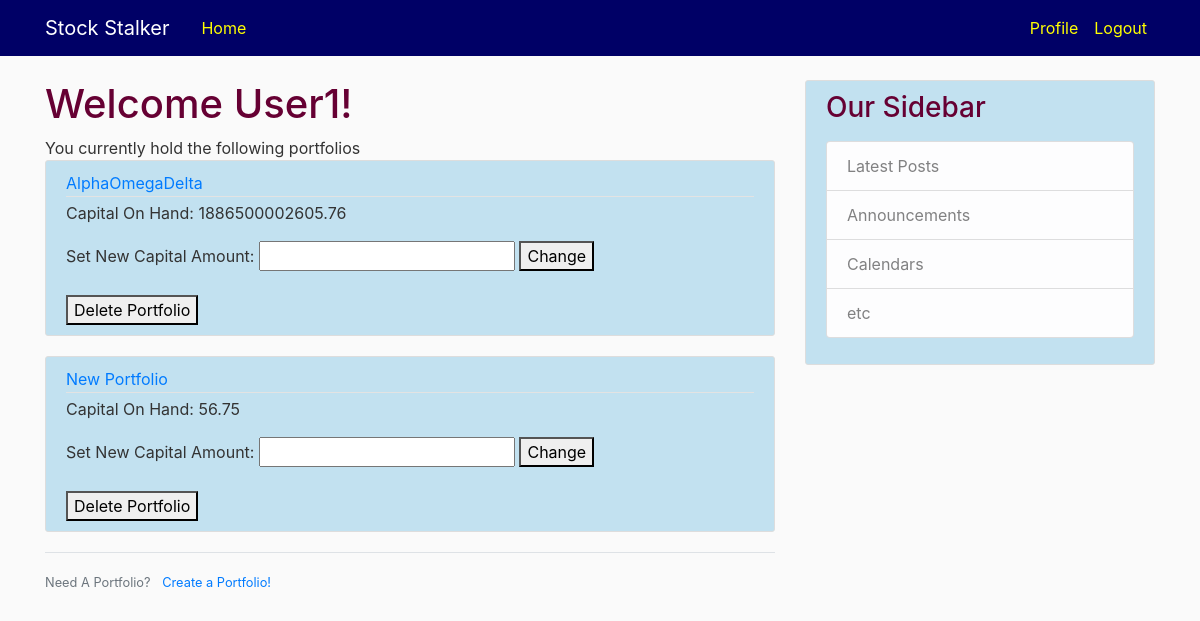
The app's page /profile (signed in), older data.
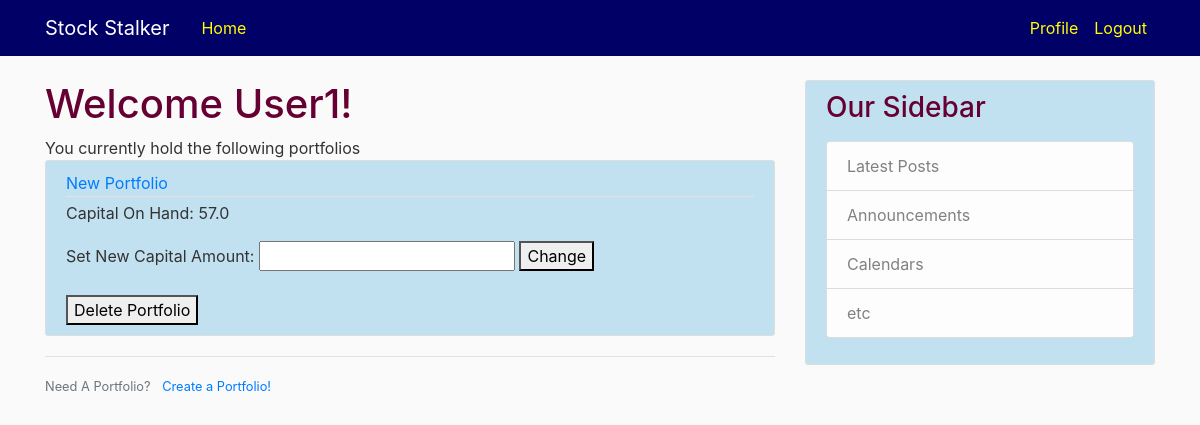
The same page, newer data.
### website/models.py (models this page shows, shortened)
class User(db.Model, UserMixin):
    id = db.Column(db.Integer, primary_key=True)
    username = db.Column(db.String, unique=True, nullable=False)
    image_file = db.Column(db.String(20), nullable=False, default='default.jpg')
    password = db.Column(db.String, nullable=False)
    security_question = db.Column(db.String, nullable = False)
    security_answer = db.Column(db.String, nullable = False)
    portfolios = db.relationship('PortfolioShell', backref='holder', lazy=True)

class PortfolioShell(db.Model):
	id = db.Column(db.Integer, primary_key=True)
	name = db.Column(db.String, unique=True, nullable = False)
	capital = db.Column(db.Float, default = 1.0)
	stocks = db.relationship('StockShell', backref='portfolio', lazy=True)
	user_id = db.Column(db.Integer, db.ForeignKey('user.id'),nullable=False)

### website/routes.py (the view)
@app.route("/profile")
@login_required
def profile():
	portfolios = PortfolioShell.query.filter_by(holder = current_user)
	return render_template('profile.html', title='Profile', portfolios = portfolios)

### website/models.py (called while the page is built)
@login_manager.user_loader
def load_user(user_id):
	return User.query.get(int(user_id))

### website/templates/profile.html (shortened to what this page needs)
{% extends "layout.html" %}
{% block content %}
    <h1> Welcome {{ current_user.username }}!</h1>
    You currently hold the following portfolios
    {% for portfolio in portfolios %}
        <article class="media content-section">
          <div class="media-body">
            <div class="article-metadata">
              <a class="mr-2" href="{{ url_for('portfolio', portfolio_id =portfolio.id) }}">{{ portfolio.name }}</a>
            </div>
            <p class="article-content">Capital On Hand: {{ portfolio.capital }}</p>
            Set New Capital Amount: <input type="number", id="capital({{ portfolio.id }})", data-path="{{ url_for('edit_portfolio', portfolio_id=portfolio.id, command='change_capital')}}", onchange="url_mutation('{{ portfolio.id }}');">
            <a href="{{ url_for('edit_portfolio', portfolio_id=portfolio.id, command='change_capital', capital=portfolio.capital) }}", id= "change({{ portfolio.id }})">
                <button>Change</button>
            </a>
            <br>
            <br>
            <a href="{{ url_for('edit_portfolio', portfolio_id=portfolio.id, command='delete') }}">
                <button>Delete Portfolio</button>
            </a>
          </div>
        </article>
    {% endfor %}
    <div class="border-top pt-3">
        <small class="text-muted">
            Need A Portfolio? <a class="ml-2" href="{{ url_for('create_portfolio') }}"> Create a Portfolio! </a>
        </small>
    </div>
{% endblock content %}

### website/templates/layout.html (shortened to what this page needs)
<!DOCTYPE html>
<html>
<head>
    <link rel="stylesheet" href="https://maxcdn.bootstrapcdn.com/bootstrap/4.0.0/css/bootstrap.min.css">
    <link rel="stylesheet" type="text/css" href="{{ url_for('static', filename='style.css') }}">
</head>
<body>
    <header class="site-header">
      <nav class="navbar navbar-expand-md navbar-dark bg-steel fixed-top">
        <div class="container">
          <a class="navbar-brand mr-4" href="/">Stock Stalker</a>
          <div class="collapse navbar-collapse" id="navbarToggle">
            <div class="navbar-nav mr-auto">
              <a class="nav-item nav-link" href="{{ url_for('home') }}">Home</a>
            </div>
            <div class="navbar-nav">
                {% if current_user.is_authenticated %}
                  <a class="nav-item nav-link" href="{{ url_for('profile') }}">Profile</a>
                  <a class="nav-item nav-link" href="{{ url_for('logout') }}">Logout</a>
                {% else %}
                  <a class="nav-item nav-link" href="{{ url_for('login') }}">Login</a>
                  <a class="nav-item nav-link" href="{{ url_for('register') }}">Register</a>
                {% endif %}
            </div>
          </div>
        </div>
      </nav>
    </header>
    <main role="main" class="container">
      <div class="row">
        <div class="col-md-8">
          {% block content %}{% endblock %}
        </div>
        <div class="col-md-4">
          <div class="content-section">
            <h3>Our Sidebar</h3>
            <p class='text-muted'>
              <ul class="list-group">
                <li class="list-group-item list-group-item-light">Latest Posts</li>
                <li class="list-group-item list-group-item-light">Announcements</li>
                <li class="list-group-item list-group-item-light">Calendars</li>
                <li class="list-group-item list-group-item-light">etc</li>
              </ul>
            </p>
          </div>
        </div>
      </div>
    </main>
</body>
</html>

### website/static/style.css (style rules this page uses)
body { background: #fafafa; color: #333333; margin-top: 5rem; }
h1, h2, h3, h4, h5, h6 { color: #660033; }
.bg-steel { background-color: #000066; }
.site-header .navbar-nav .nav-link { color: #ffff00; }
.content-section { background: #c2e1f0; padding: 10px 20px; border: 1px solid #dddddd; border-radius: 3px; margin-bottom: 20px; }
.article-content { white-space: pre-line; }
.article-metadata { padding-bottom: 1px; margin-bottom: 4px; border-bottom: 1px solid #e3e3e3 }

Row changes from the older to the newer data that the page shows:
removed PortfolioShell: name "AlphaOmegaDelta", capital "1886500002605.76"
changed PortfolioShell "New Portfolio": capital "56.75" → "57.0"
